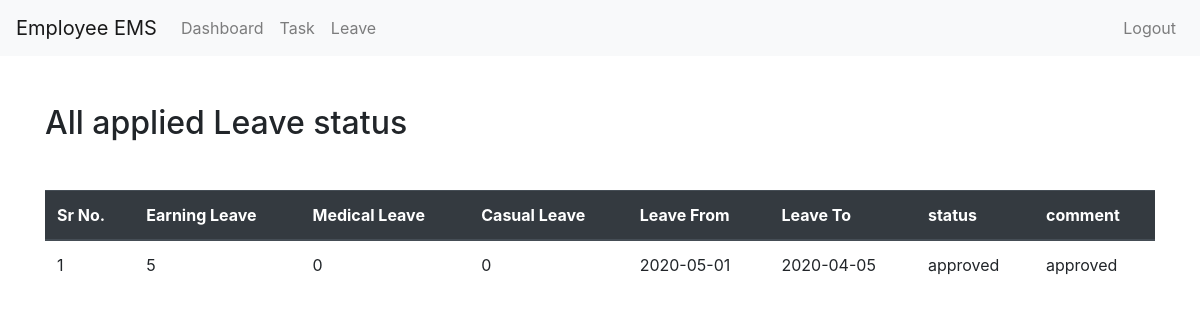
Page /employee/applied-leave.php (signed in) on the committed database.
### tables this page shows
CREATE TABLE `applied_leave` (
  `id` int(11) NOT NULL,
  `l_from` varchar(1000) NOT NULL,
  `l_to` varchar(1000) NOT NULL,
  `e_leave` int(255) NOT NULL,
  `m_leave` int(255) NOT NULL,
  `c_leave` int(11) NOT NULL,
  `apply_by` int(11) NOT NULL,
  `status` varchar(1000) NOT NULL,
  `comment` varchar(1000) NOT NULL,
  `apply_date` timestamp NOT NULL DEFAULT CURRENT_TIMESTAMP ON UPDATE CURRENT_TIMESTAMP
);

### employee/applied-leave.php (the view, shortened to what this page needs)
<?php
include '../auth/auth.php';
include 'header.php';
?>
<div class="admin-dashboard">
	<div class="container">
		<h2 class="mt-5 mb-5">All applied Leave status </h2>
		<table class="table">
			<thead class="thead-dark">
				<tr>
					<th scope="col">Sr No.</th>
					<th scope="col">Earning Leave</th>
					<th scope="col">Medical Leave</th>
					<th scope="col">Casual Leave</th>
					<th scope="col">Leave From</th>
					<th scope="col">Leave To</th>
					<th scope="col">status</th>
					<th scope="col">comment</th>
				</tr>
			</thead>
			<tbody>
				<?php
				$i = 1;
				$user_id= $_SESSION['user_id'];
				$query= "Select * from `applied_leave`  where `apply_by`=$user_id";
				$res= mysqli_query($conn, $query);
				$count= mysqli_num_rows($res);
				if($count>0){
					while ( $row= mysqli_fetch_array($res)) {
						?>
						<tr>
							<td><?php echo $i; ?></td>
							<td class="e_leave"><?php echo $row['e_leave']; ?></td>
							<td class="m_leave"> <?php echo $row['m_leave']; ?></td>
							<td class="c_leave"><?php echo $row['c_leave']; ?></td>
							<td class="v_from"><?php echo $row['l_from']; ?></td>
							<td class="v_to"><?php echo $row['l_to']; ?></td>
							<td class="status"><?php echo $row['status']; ?></td>
							<td class="status"><?php echo $row['comment']; ?></td>
						</tr>
						<?php
						$i++;
					}
				}else{
					echo "No record found";
				} ?>
			</tbody>
		</table>
	</div>
</div>
<?php
include '../footer.php';
?>

### rows in the picture
applied_leave: e_leave "5", m_leave "0", c_leave "0", l_from "2020-05-01", l_to "2020-04-05", status "approved", comment "approved"
